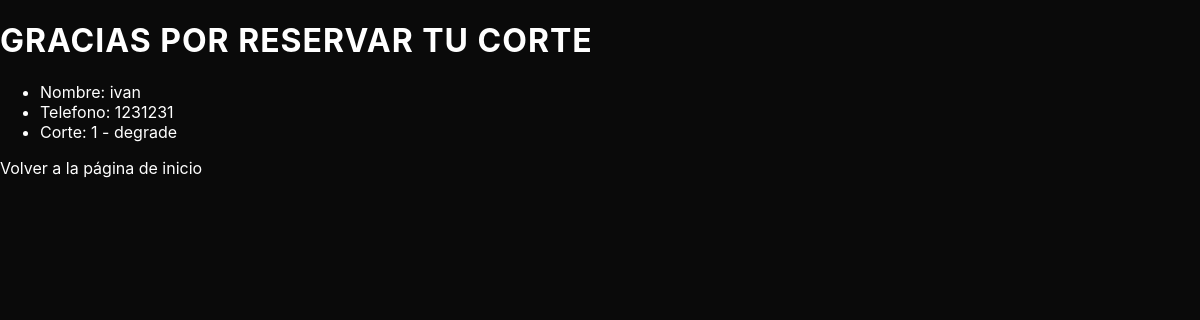
Page /reserva/1/ on the earlier database version.
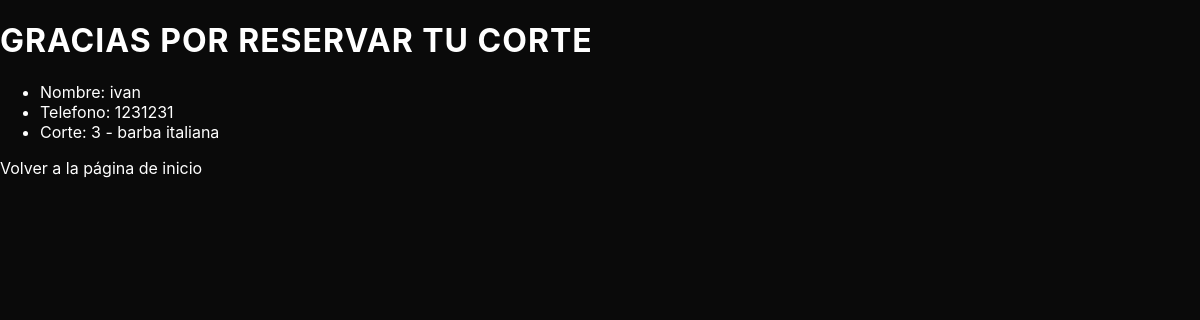
Same page on the later database version.
### corte/models.py (models this page shows, shortened)
class Reserva(models.Model):
    nombre = models.CharField(max_length=100)
    telefono = models.CharField(max_length=20)
    corte = models.ForeignKey(Corte, on_delete=models.CASCADE)

class Corte(models.Model):
    name = models.CharField(max_length=100)
    precio =models.IntegerField()
    descripcion =models.TextField(max_length=250)
    def __str__(self):
        return f'{self.id} - {self.name}'

### corte/views.py (the view)
# urls.py: path('reserva/<int:id>/', views.reserva_exitosa, name='reserva_exitosa'),
def reserva_exitosa(request, id):
    reserva = get_object_or_404(Reserva, id=id)
    return render(request, 'corte/reserva.html', {'reserva':reserva})

### corte/templates/corte/reserva.html
{% extends "corte/base.html" %}
{% block body %}
<h1>GRACIAS POR RESERVAR TU CORTE</h1>
<ul>
    <li>Nombre: {{ reserva.nombre }}</li>
    <li>Telefono: {{ reserva.telefono }}</li>
    <li>Corte: {{ reserva.corte }}</li>
</ul>
<a href="{% url 'bienvenida' %}">Volver a la página de inicio</a>
{% endblock %}

Differences in the rows shown:
changed Reserva "ivan": corte "1 - degrade" → "3 - barba italiana"
